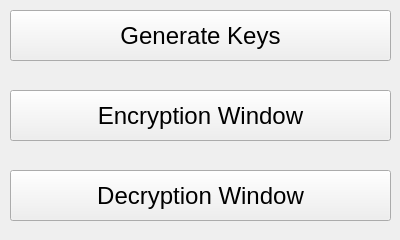
<?xml version="1.0" encoding="UTF-8"?>
<ui version="4.0">
 <class>Menu</class>
 <widget class="QMainWindow" name="Menu">
  <property name="geometry">
   <rect>
    <x>0</x>
    <y>0</y>
    <width>400</width>
    <height>240</height>
   </rect>
  </property>
  <property name="minimumSize">
   <size>
    <width>400</width>
    <height>240</height>
   </size>
  </property>
  <property name="maximumSize">
   <size>
    <width>400</width>
    <height>240</height>
   </size>
  </property>
  <property name="windowTitle">
   <string>RSA Main Menu</string>
  </property>
  <widget class="QWidget" name="centralwidget">
   <widget class="QPushButton" name="GenerateKeysButton">
    <property name="geometry">
     <rect>
      <x>10</x>
      <y>10</y>
      <width>381</width>
      <height>51</height>
     </rect>
    </property>
    <property name="font">
     <font>
      <family>Arial</family>
      <pointsize>18</pointsize>
     </font>
    </property>
    <property name="text">
     <string>Generate Keys</string>
    </property>
   </widget>
   <widget class="QPushButton" name="EncryptionWindowButton">
    <property name="geometry">
     <rect>
      <x>10</x>
      <y>90</y>
      <width>381</width>
      <height>51</height>
     </rect>
    </property>
    <property name="font">
     <font>
      <family>Arial</family>
      <pointsize>18</pointsize>
     </font>
    </property>
    <property name="text">
     <string>Encryption Window</string>
    </property>
   </widget>
   <widget class="QPushButton" name="DecryptionWindowButton">
    <property name="geometry">
     <rect>
      <x>10</x>
      <y>170</y>
      <width>381</width>
      <height>51</height>
     </rect>
    </property>
    <property name="font">
     <font>
      <family>Arial</family>
      <pointsize>18</pointsize>
     </font>
    </property>
    <property name="text">
     <string>Decryption Window</string>
    </property>
   </widget>
  </widget>
 </widget>
 <resources/>
 <connections/>
</ui>
